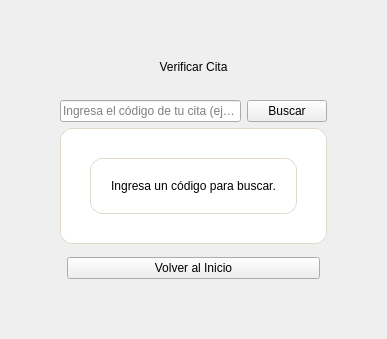
<?xml version="1.0" encoding="UTF-8"?>
<ui version="4.0">
 <class>PageVerificar</class>
 <widget class="QWidget" name="PageVerificar">
  <layout class="QVBoxLayout" name="verticalLayout">
   <property name="leftMargin"><number>60</number></property>
   <property name="topMargin"><number>60</number></property>
   <property name="rightMargin"><number>60</number></property>
   <property name="bottomMargin"><number>60</number></property>
   <item>
    <widget class="QLabel" name="titleLabel">
     <property name="text">
      <string>Verificar Cita</string>
     </property>
     <property name="alignment">
      <set>Qt::AlignCenter</set>
     </property>
    </widget>
   </item>
   <item>
    <spacer name="verticalSpacer_1">
     <property name="orientation">
      <enum>Qt::Vertical</enum>
     </property>
     <property name="sizeType">
      <enum>QSizePolicy::Fixed</enum>
     </property>
     <property name="sizeHint">
      <size><width>20</width><height>20</height></size>
     </property>
    </spacer>
   </item>
   <item>
    <layout class="QHBoxLayout" name="horizontalLayoutSearch">
     <item>
      <widget class="QLineEdit" name="txtCodigo">
       <property name="placeholderText"><string>Ingresa el código de tu cita (ej. 12)</string></property>
      </widget>
     </item>
     <item>
      <widget class="QPushButton" name="btnBuscar">
       <property name="text"><string>Buscar</string></property>
       <property name="cssClass"><string>btnAction</string></property>
      </widget>
     </item>
    </layout>
   </item>
   <item>
    <widget class="QFrame" name="frameResultado">
     <property name="frameShape">
      <enum>QFrame::StyledPanel</enum>
     </property>
     <property name="styleSheet">
      <string>QFrame { background-color: #FFFFFF; border: 1px solid #E2D8CD; border-radius: 12px; padding: 20px; }</string>
     </property>
     <layout class="QVBoxLayout" name="verticalLayout_3">
      <item>
       <widget class="QLabel" name="lblResultado">
        <property name="text"><string>Ingresa un código para buscar.</string></property>
        <property name="alignment"><set>Qt::AlignCenter</set></property>
       </widget>
      </item>
     </layout>
    </widget>
   </item>
   <item>
    <spacer name="verticalSpacer_2">
     <property name="orientation">
      <enum>Qt::Vertical</enum>
     </property>
    </spacer>
   </item>
   <item>
    <layout class="QHBoxLayout" name="horizontalLayout">
     <item>
      <spacer name="horizontalSpacer"><property name="orientation"><enum>Qt::Horizontal</enum></property></spacer>
     </item>
     <item>
      <widget class="QPushButton" name="btnHome">
       <property name="text"><string>Volver al Inicio</string></property>
      </widget>
     </item>
     <item>
      <spacer name="horizontalSpacer_2"><property name="orientation"><enum>Qt::Horizontal</enum></property></spacer>
     </item>
    </layout>
   </item>
  </layout>
 </widget>
</ui>
